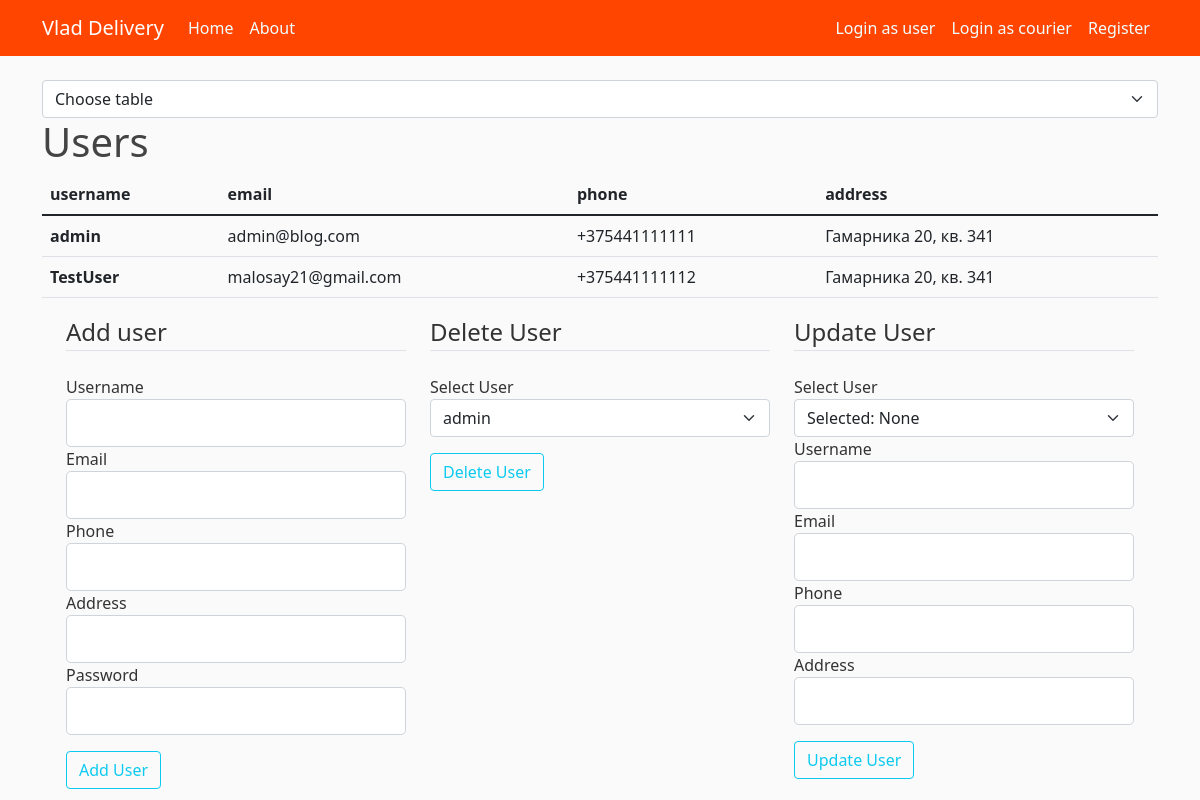
Page /admin_tables/users/ on the earlier database version.
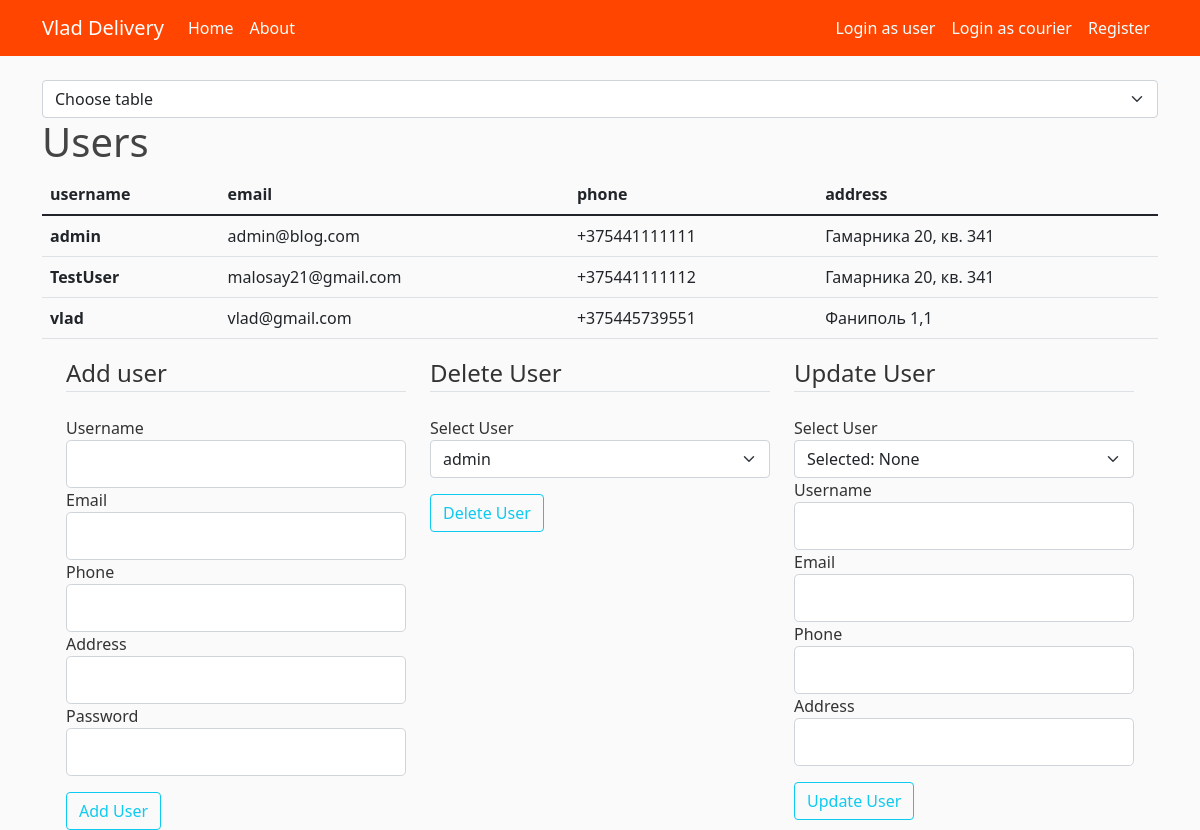
Same page on the later database version.
### bd_project/models.py (models this page shows, shortened)
class BaseModel(Model):
    id = PrimaryKeyField(unique=True)
    class Meta:
        database = db
        order_by = 'id'

class User(BaseModel, UserMixin):
    username = CharField(max_length=20, unique=True, null=False)
    email = CharField(max_length=20, unique=True, null=False)
    phone = CharField(max_length=15, unique=True, null=False)
    address = CharField(max_length=20, null=False)
    password = CharField(max_length=60, null=False)
    class Meta:
        db_table = 'Users'

### bd_project/admin_users_table/routes.py (the view)
@admin_users_table.route('/admin_tables/users/', methods=['GET'])
def users_table():
    selected_username = 'None'
    users, add_form, delete_form, update_form = init_users_forms_and_users()
    delete_form.select_del_user.choices = [(g.id, g.username) for g in users]
    return render_template('admin_pages/table_users.html', title='users', users=users, add_form=add_form,
                           delete_form=delete_form, update_form=update_form, selected_username=selected_username)

### bd_project/admin_users_table/forms.py (shortened to what this page needs)
class AddUserForm(FlaskForm):
    username_add_form = StringField('Username',
                                    validators=[DataRequired(), Length(min=2, max=20)])
    email = StringField('Email',
                        validators=[DataRequired(), Email()])
    phone = StringField('Phone',
                        validators=[DataRequired()])
    address = StringField('Address',
                          validators=[DataRequired()])
    password = PasswordField('Password', validators=[DataRequired()])
    add_submit = SubmitField('Add User')

class DeleteUserForm(FlaskForm):
    select_del_user = SelectField('Select User', coerce=int)
    del_submit = SubmitField('Delete User')

### bd_project/admin_users_table/utils.py (called while the page is built)
def init_users_forms_and_users():
    users = User.select()
    add_form = AddUserForm()
    delete_form = DeleteUserForm()
    update_form = UpdateUserForm()
    return users, add_form, delete_form, update_form

### bd_project/templates/admin_pages/table_users.html (shortened to what the changed rows need)
{% extends "admin_pages/admin.html" %}
{% block table %}
<body>
<h1>Users</h1>
<table class="table table">
    <thead>
    <tr>
        <th scope="col">username</th>
        <th scope="col">email</th>
        <th scope="col">phone</th>
        <th scope="col">address</th>
    </tr>
    </thead>
    <tbody>
    {% for user in users %}
    <tr>
        <th scope="row">{{ user.username }}</th>
        <td>{{ user.email }}</td>
        <td>{{ user.phone }}</td>
        <td>{{ user.address }}</td>
    </tr>
    {% endfor %}
    </tbody>
</table>
</body>
{% endblock table %}

Differences in the rows shown:
added User: username "vlad", email "vlad@gmail.com", phone "+375445739551", address "Фаниполь 1,1"
